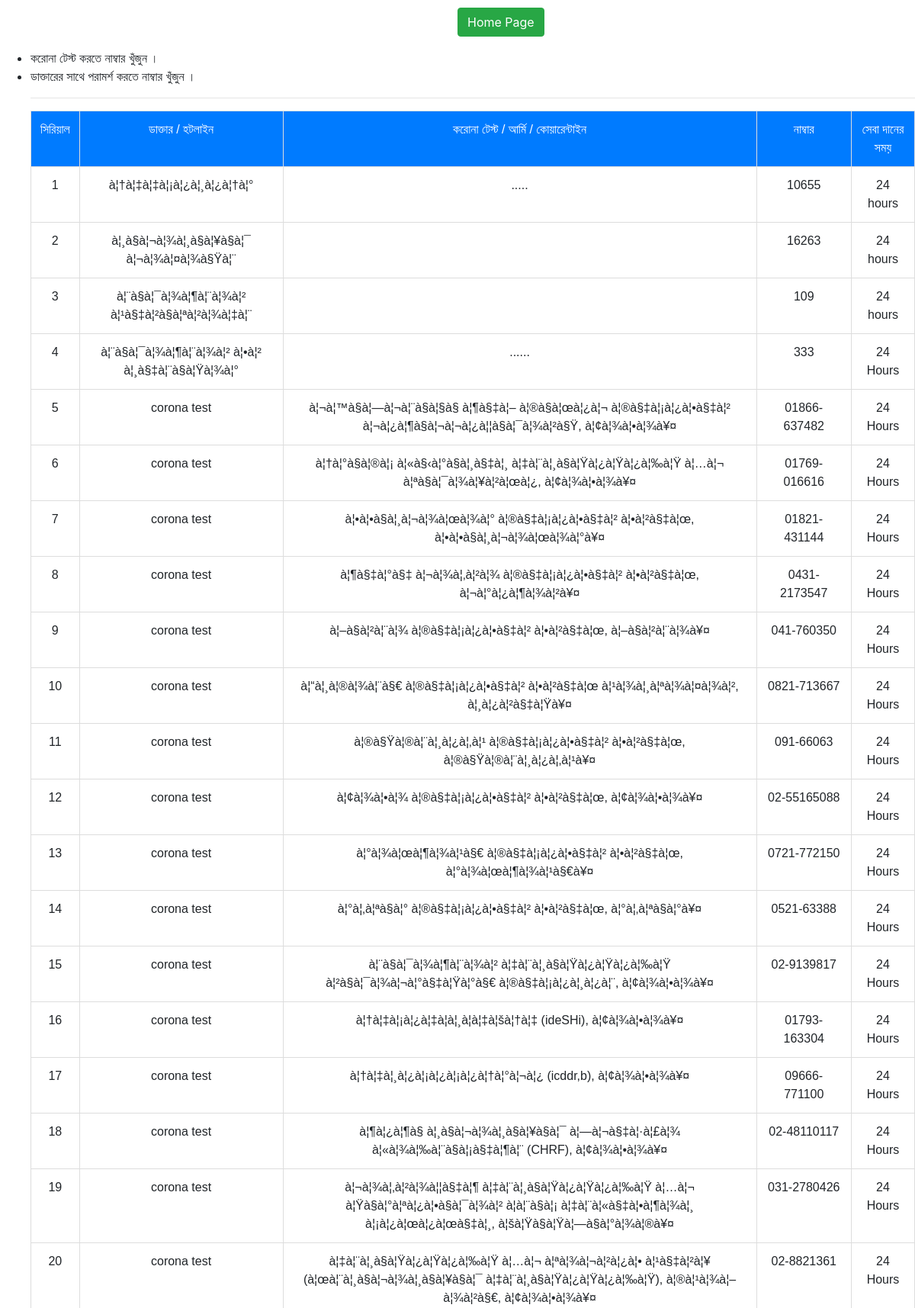
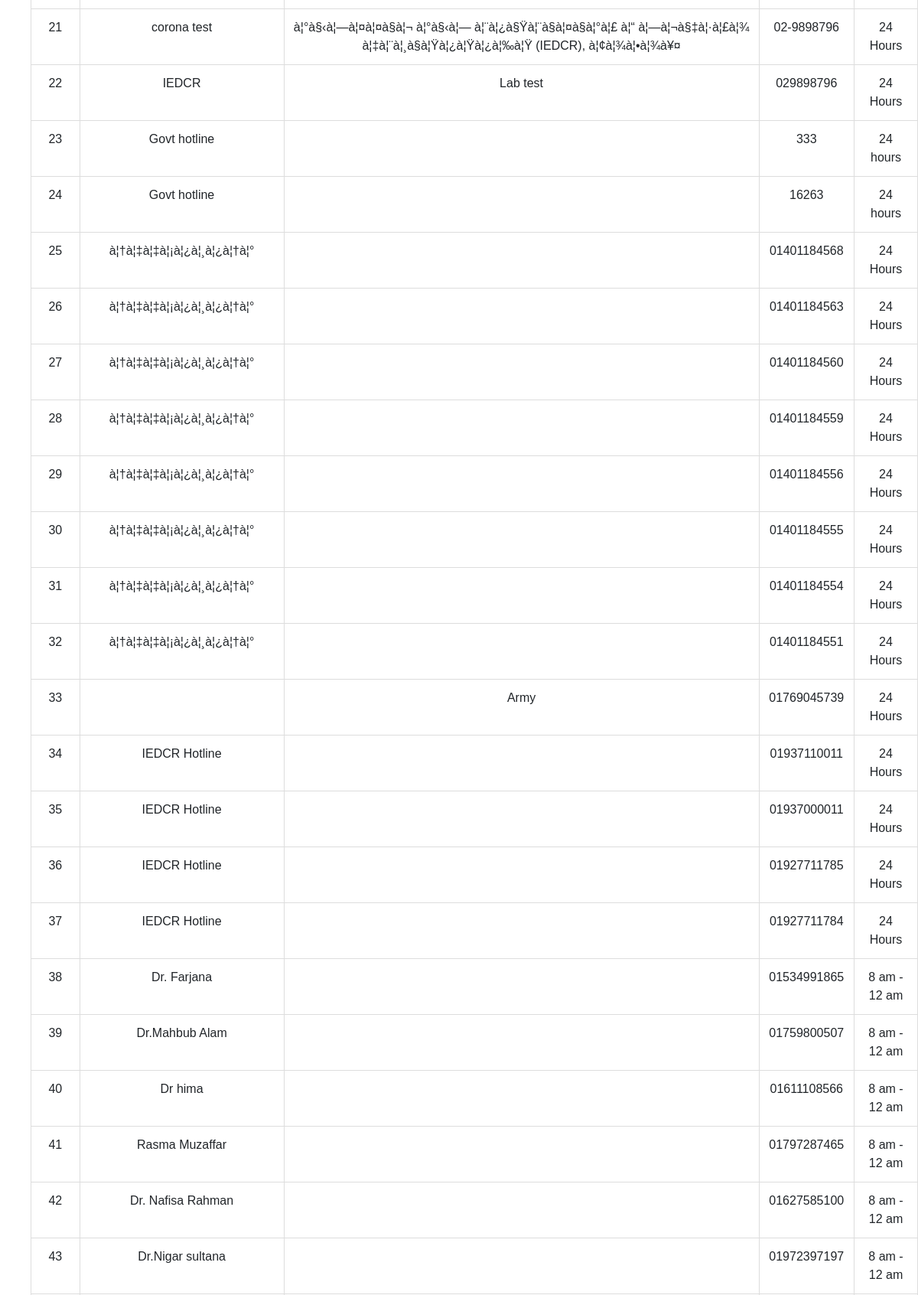
The page /contact.php (upper part) on the database its author committed (2 pictures, top to bottom).
### tables this page shows
CREATE TABLE `contactinfo` (
  `id` int(20) NOT NULL,
  `quarantine` varchar(255) NOT NULL,
  `doctor` varchar(255) NOT NULL,
  `number` varchar(20) NOT NULL,
  `worktime` varchar(100) NOT NULL
);

### contact.php (the view, shortened to what this page needs)
<?php
include 'db.php';
$result = mysqli_query($connection,"SELECT * FROM contactinfo order by id DESC");
?>
<!DOCTYPE html>
<html>
 <head>
 <link rel="stylesheet" href="https://maxcdn.bootstrapcdn.com/bootstrap/4.4.1/css/bootstrap.min.css">
 </head>
<body>
  <button class="btn btn-success" style="margin-left:50%; margin-top:10px;" onclick="window.location.href = 'index.php';">  Home Page  </button>
<div class="container-fluide bg-gray">
 <p align="justify">
 <ul>
  <li> করোনা টেস্ট  করতে নাম্বার খুঁজুন   ।</li>
  <li>  ডাক্তারের সাথে পরামর্শ করতে নাম্বার খুঁজুন । </li
 </ul>
  </p>
  <hr>
<?php
if (mysqli_num_rows($result) > 0) {
?>
  <table class="table table-hover">
  <tr class="text-white bg-primary">
    <td>সিরিয়াল </td>
	  <td>ডাক্তার / হটলাইন </td>
    <td> করোনা টেস্ট / আর্মি / কোয়ারেন্টাইন </td>
     <td> নাম্বার  </td>
	  <td> সেবা দানের সময়  </td>
  </tr>
<?php
$i=1;
while($row = mysqli_fetch_array($result)) {
		$compare = strcmp($row["number"],"01521466521");
	if($compare==0)
	{
		continue;
	}
?>
<tr>
    <td><?php echo $i; ?></td>
    <td><?php echo $row["doctor"]; ?></td>
	 <td><?php echo $row["quarantine"]; ?></td>
    <td><?php echo $row["number"]; ?></td>
	<td><?php echo $row["worktime"]; ?></td>
</tr>
<?php
$i++;
}
?>
</table>
 <?php
}
else{
    echo "No result found";
}
?>
</div>
 </body>
</html>

### contact.php (style rules this page uses)
table { font-family: arial, sans-serif; border-collapse: collapse; width: 50%; }
td,th { border: 1px solid #dddddd; text-align: left; padding: 8px; text-align:center; }
tr:nth-child(even) { background-color: white; }

### rows shown on the page
contactinfo: doctor "à¦†à¦‡à¦‡à¦¡à¦¿à¦¸à¦¿à¦†à¦°", quarantine ".....", number "10655", worktime "24 hours"
contactinfo: doctor "à¦¸à§à¦¬à¦¾à¦¸à§à¦¥à§à¦¯ à¦¬à¦¾à¦¤à¦¾à§Ÿà¦¨", number "16263", worktime "24 hours"
contactinfo: doctor "à¦¨à§à¦¯à¦¾à¦¶à¦¨à¦¾à¦² à¦¹à§‡à¦²à§à¦ªà¦²à¦¾à¦‡à¦¨", number "109", worktime "24 hours"
contactinfo: doctor "à¦¨à§à¦¯à¦¾à¦¶à¦¨à¦¾à¦² à¦•à¦² à¦¸à§‡à¦¨à§à¦Ÿà¦¾à¦°", quarantine "......", number "333", worktime "24 Hours"
contactinfo: doctor "corona test", quarantine "à¦¬à¦™à§à¦—à¦¬à¦¨à§à¦§à§ à¦¶à§‡à¦– à¦®à§à¦œà¦¿à¦¬ à¦®à§‡à¦¡à¦¿à¦•à§‡à¦² à¦¬à¦¿à¦¶à§à¦¬à¦¬à¦¿à¦¦à§à¦¯à¦¾à¦²à§Ÿ, à¦¢à¦¾à¦•à¦¾à¥¤", number "01866-637482", worktime "24 Hours"
contactinfo: doctor "corona test", quarantine "à¦†à¦°à§à¦®à¦¡ à¦«à§‹à¦°à§à¦¸à§‡à¦¸ à¦‡à¦¨à¦¸à§à¦Ÿà¦¿à¦Ÿà¦¿à¦‰à¦Ÿ à¦…à¦¬ à¦ªà§à¦¯à¦¾à¦¥à¦²à¦œà¦¿, à¦¢à¦¾à¦•à¦¾à¥¤", number "01769-016616", worktime "24 Hours"
contactinfo: doctor "corona test", quarantine "à¦•à¦•à§à¦¸à¦¬à¦¾à¦œà¦¾à¦° à¦®à§‡à¦¡à¦¿à¦•à§‡à¦² à¦•à¦²à§‡à¦œ, à¦•à¦•à§à¦¸à¦¬à¦¾à¦œà¦¾à¦°à¥¤", number "01821-431144", worktime "24 Hours"
contactinfo: doctor "corona test", quarantine "à¦¶à§‡à¦°à§‡ à¦¬à¦¾à¦‚à¦²à¦¾ à¦®à§‡à¦¡à¦¿à¦•à§‡à¦² à¦•à¦²à§‡à¦œ, à¦¬à¦°à¦¿à¦¶à¦¾à¦²à¥¤", number "0431-2173547", worktime "24 Hours"
contactinfo: doctor "corona test", quarantine "à¦–à§à¦²à¦¨à¦¾ à¦®à§‡à¦¡à¦¿à¦•à§‡à¦² à¦•à¦²à§‡à¦œ, à¦–à§à¦²à¦¨à¦¾à¥¤", number "041-760350", worktime "24 Hours"
contactinfo: doctor "corona test", quarantine "à¦“à¦¸à¦®à¦¾à¦¨à§€ à¦®à§‡à¦¡à¦¿à¦•à§‡à¦² à¦•à¦²à§‡à¦œ à¦¹à¦¾à¦¸à¦ªà¦¾à¦¤à¦¾à¦², à¦¸à¦¿à¦²à§‡à¦Ÿà¥¤", number "0821-713667", worktime "24 Hours"
contactinfo: doctor "corona test", quarantine "à¦®à§Ÿà¦®à¦¨à¦¸à¦¿à¦‚à¦¹ à¦®à§‡à¦¡à¦¿à¦•à§‡à¦² à¦•à¦²à§‡à¦œ, à¦®à§Ÿà¦®à¦¨à¦¸à¦¿à¦‚à¦¹à¥¤", number "091-66063", worktime "24 Hours"
contactinfo: doctor "corona test", quarantine "à¦¢à¦¾à¦•à¦¾ à¦®à§‡à¦¡à¦¿à¦•à§‡à¦² à¦•à¦²à§‡à¦œ, à¦¢à¦¾à¦•à¦¾à¥¤", number "02-55165088", worktime "24 Hours"
contactinfo: doctor "corona test", quarantine "à¦°à¦¾à¦œà¦¶à¦¾à¦¹à§€ à¦®à§‡à¦¡à¦¿à¦•à§‡à¦² à¦•à¦²à§‡à¦œ, à¦°à¦¾à¦œà¦¶à¦¾à¦¹à§€à¥¤", number "0721-772150", worktime "24 Hours"
contactinfo: doctor "corona test", quarantine "à¦°à¦‚à¦ªà§à¦° à¦®à§‡à¦¡à¦¿à¦•à§‡à¦² à¦•à¦²à§‡à¦œ, à¦°à¦‚à¦ªà§à¦°à¥¤", number "0521-63388", worktime "24 Hours"
contactinfo: doctor "corona test", quarantine "à¦¨à§à¦¯à¦¾à¦¶à¦¨à¦¾à¦² à¦‡à¦¨à¦¸à§à¦Ÿà¦¿à¦Ÿà¦¿à¦‰à¦Ÿ à¦²à§à¦¯à¦¾à¦¬à¦°à§‡à¦Ÿà¦°à§€ à¦®à§‡à¦¡à¦¿à¦¸à¦¿à¦¨, à¦¢à¦¾à¦•à¦¾à¥¤", number "02-9139817", worktime "24 Hours"
contactinfo: doctor "corona test", quarantine "à¦†à¦‡à¦¡à¦¿à¦‡à¦à¦¸à¦à¦‡à¦šà¦†à¦‡ (ideSHi), à¦¢à¦¾à¦•à¦¾à¥¤", number "01793-163304", worktime "24 Hours"
contactinfo: doctor "corona test", quarantine "à¦†à¦‡à¦¸à¦¿à¦¡à¦¿à¦¡à¦¿à¦†à¦°à¦¬à¦¿ (icddr,b), à¦¢à¦¾à¦•à¦¾à¥¤", number "09666-771100", worktime "24 Hours"
contactinfo: doctor "corona test", quarantine "à¦¶à¦¿à¦¶à§ à¦¸à§à¦¬à¦¾à¦¸à§à¦¥à§à¦¯ à¦—à¦¬à§‡à¦·à¦£à¦¾ à¦«à¦¾à¦‰à¦¨à§à¦¡à§‡à¦¶à¦¨ (CHRF), à¦¢à¦¾à¦•à¦¾à¥¤", number "02-48110117", worktime "24 Hours"
contactinfo: doctor "corona test", quarantine "à¦¬à¦¾à¦‚à¦²à¦¾à¦¦à§‡à¦¶ à¦‡à¦¨à¦¸à§à¦Ÿà¦¿à¦Ÿà¦¿à¦‰à¦Ÿ à¦…à¦¬ à¦Ÿà§à¦°à¦ªà¦¿à¦•à§à¦¯à¦¾à¦² à¦à¦¨à§à¦¡ à¦‡à¦¨à¦«à§‡à¦•à¦¶à¦¾à¦¸ à¦¡à¦¿à¦œà¦¿à¦œà§‡à¦¸, à¦šà¦Ÿà§à¦Ÿà¦—à§à¦°à¦¾à¦®à¥¤", number "031-2780426", worktime "24 Hours"
contactinfo: doctor "corona test", quarantine "à¦‡à¦¨à¦¸à§à¦Ÿà¦¿à¦Ÿà¦¿à¦‰à¦Ÿ à¦…à¦¬ à¦ªà¦¾à¦¬à¦²à¦¿à¦• à¦¹à§‡à¦²à¦¥(à¦œà¦¨à¦¸à§à¦¬à¦¾à¦¸à§à¦¥à§à¦¯ à¦‡à¦¨à¦¸à§à¦Ÿà¦¿à¦Ÿà¦¿à¦‰à¦Ÿ), à¦®à¦¹à¦¾à¦–à¦¾à¦²à§€, à¦¢à¦¾à¦•à¦¾à¥¤", number "02-8821361", worktime "24 Hours"
contactinfo: doctor "corona test", quarantine "à¦°à§‹à¦—à¦¤à¦¤à§à¦¬ à¦°à§‹à¦— à¦¨à¦¿à§Ÿà¦¨à§à¦¤à§à¦°à¦£ à¦“ à¦—à¦¬à§‡à¦·à¦£à¦¾ à¦‡à¦¨à¦¸à§à¦Ÿà¦¿à¦Ÿà¦¿à¦‰à¦Ÿ (IEDCR), à¦¢à¦¾à¦•à¦¾à¥¤", number "02-9898796", worktime "24 Hours"
contactinfo: doctor "IEDCR", quarantine "Lab test", number "029898796", worktime "24 Hours"
contactinfo: doctor "Govt hotline", number "333", worktime "24 hours"
contactinfo: doctor "Govt hotline", number "16263", worktime "24 hours"
contactinfo: doctor "à¦†à¦‡à¦‡à¦¡à¦¿à¦¸à¦¿à¦†à¦°", number "01401184568", worktime "24 Hours"
contactinfo: doctor "à¦†à¦‡à¦‡à¦¡à¦¿à¦¸à¦¿à¦†à¦°", number "01401184563", worktime "24 Hours"
contactinfo: doctor "à¦†à¦‡à¦‡à¦¡à¦¿à¦¸à¦¿à¦†à¦°", number "01401184560", worktime "24 Hours"
contactinfo: doctor "à¦†à¦‡à¦‡à¦¡à¦¿à¦¸à¦¿à¦†à¦°", number "01401184559", worktime "24 Hours"
contactinfo: doctor "à¦†à¦‡à¦‡à¦¡à¦¿à¦¸à¦¿à¦†à¦°", number "01401184556", worktime "24 Hours"
contactinfo: doctor "à¦†à¦‡à¦‡à¦¡à¦¿à¦¸à¦¿à¦†à¦°", number "01401184555", worktime "24 Hours"
contactinfo: doctor "à¦†à¦‡à¦‡à¦¡à¦¿à¦¸à¦¿à¦†à¦°", number "01401184554", worktime "24 Hours"
contactinfo: doctor "à¦†à¦‡à¦‡à¦¡à¦¿à¦¸à¦¿à¦†à¦°", number "01401184551", worktime "24 Hours"
contactinfo: quarantine "Army", number "01769045739", worktime "24 Hours"
contactinfo: doctor "IEDCR Hotline", number "01937110011", worktime "24 Hours"
contactinfo: doctor "IEDCR Hotline", number "01937000011", worktime "24 Hours"
contactinfo: doctor "IEDCR Hotline", number "01927711785", worktime "24 Hours"
contactinfo: doctor "IEDCR Hotline", number "01927711784", worktime "24 Hours"
contactinfo: doctor "Dr. Farjana", number "01534991865", worktime "8 am - 12 am"
contactinfo: doctor "Dr.Mahbub Alam", number "01759800507", worktime "8 am - 12 am"
contactinfo: doctor "Dr hima", number "01611108566", worktime "8 am - 12 am"
contactinfo: doctor "Rasma Muzaffar", number "01797287465", worktime "8 am - 12 am"
contactinfo: doctor "Dr. Nafisa Rahman", number "01627585100", worktime "8 am - 12 am"
contactinfo: doctor "Dr.Nigar sultana", number "01972397197", worktime "8 am - 12 am"
